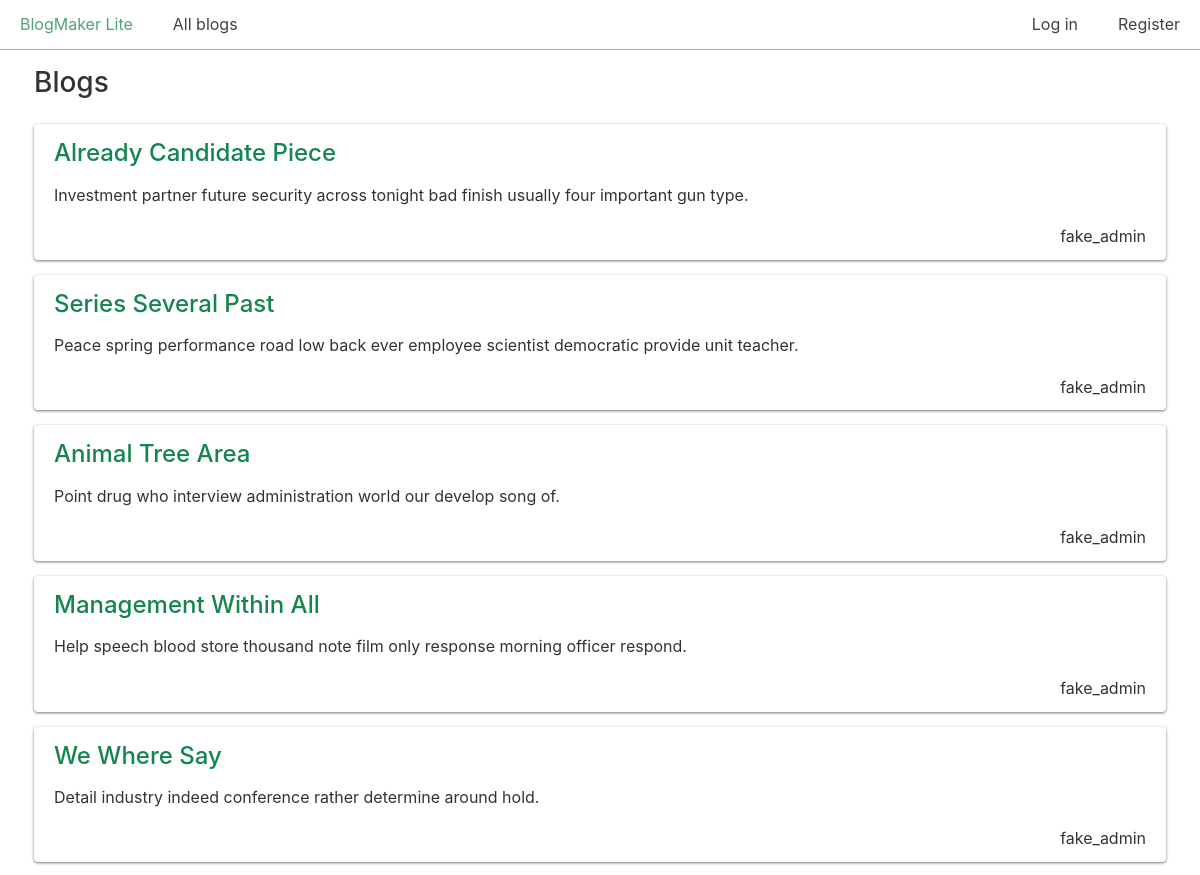
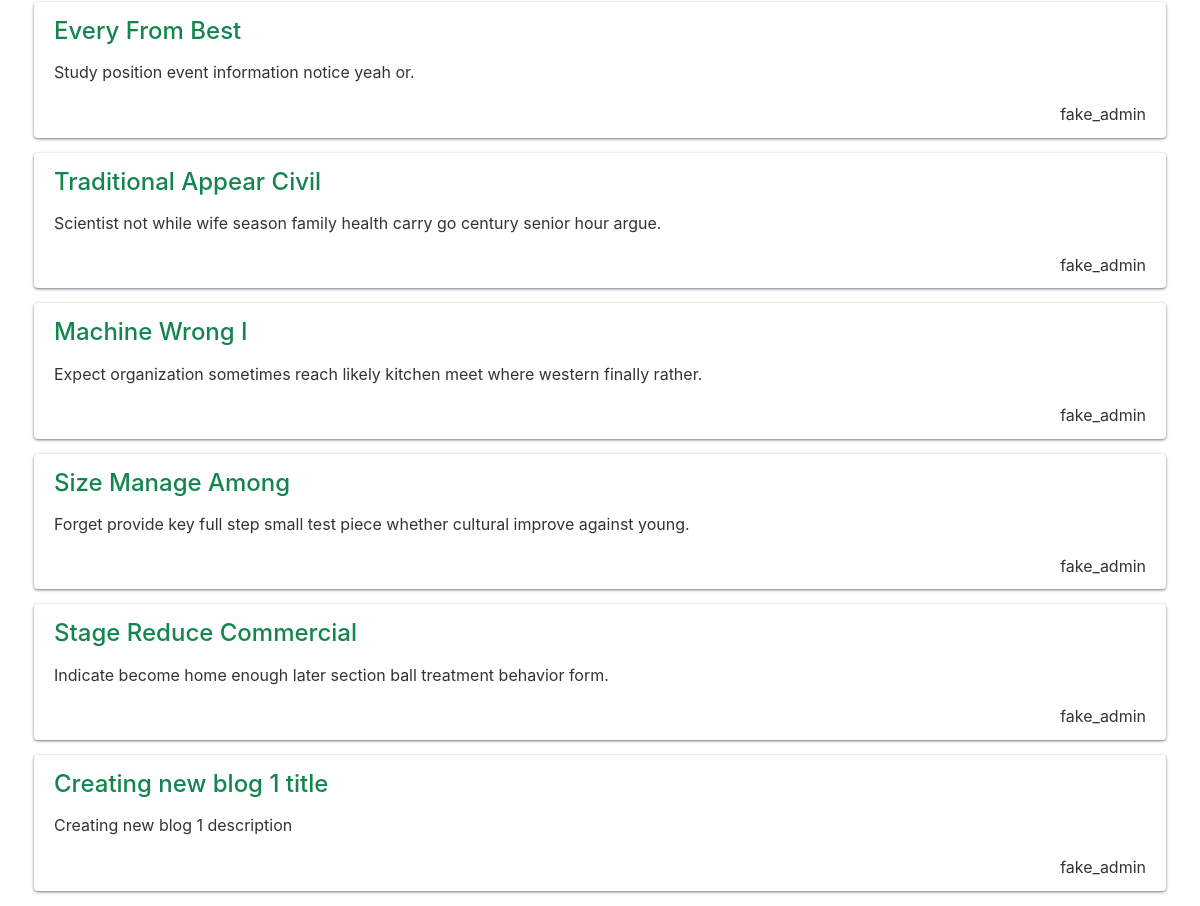
The app's page /blogs/ with its own data (2 pictures, top to bottom).
### blogs/models.py (models this page shows, shortened)
class Blog(models.Model):
    title = models.CharField(max_length=200)
    description = models.TextField()
    date_added = models.DateTimeField(auto_now_add=True)
    owner = models.ForeignKey(User, on_delete=models.CASCADE) # many-to-one relationship

### blogs/views.py (the view)
# urls.py: path("blogs/", views.blogs, name="blogs"),
def blogs(request):
    all_blogs = Blog.objects.all()
    context = {"blogs": all_blogs}
    return render(request, "blogs/blogs.html", context)

### blogs/templates/blogs/blogs.html
{% extends "blogs/base.html" %}
{% block content %}
  <h2>Blogs</h2>
  {% for blog in blogs %}
    <div class="card">
      <header>
        <h3>
          <a href="{% url 'blogs:blog' blog.id %}">{{ blog.title }}</a>
        </h3>
      </header>
      <p>{{ blog.description }}</p>
      <p class="text-right">{{ blog.owner.username }}</p>
    </div>
  {% empty %}
    <h3>No blogs have been added yet.</h3>
  {% endfor %}
{% endblock content %}

### css/chota.css (style rules this page uses)
:root { --bg-color: #fff; --bg-secondary-color: #f3f3f6; --color-primary: #14854f; --color-lightGrey: #d2d6dd; --color-grey: #747681; --color-darkGrey: #3f4144; --color-error: #d43939; --color-success: #28bd14; --grid-maxWidth: 120rem; --grid-gutter: 2rem; --font-size: 1.6rem; --font-color: #333; --font-family-sans: -apple-system, "BlinkMacSystemFont", "Avenir", "Avenir Next", "Segoe UI", "Roboto", "Oxygen", "Ubuntu", "Cantarell", "Fira Sans", "Droid Sans", "Helvetica Neue", sans-serif; --font-family-mono: monaco, "Consolas", "Lucida Console", monospace; }
html { -webkit-box-sizing: border-box; box-sizing: border-box; font-size: 62.5%; line-height: 1.15; -webkit-text-size-adjust: 100%; -moz-text-size-adjust: 100%; -ms-text-size-adjust: 100%; text-size-adjust: 100%; }
*, *::before, *::after { -webkit-box-sizing: inherit; box-sizing: inherit; }
body { background-color: var(--bg-color); line-height: 1.6; font-size: var(--font-size); color: var(--font-color); font-family: "Segoe UI", "Helvetica Neue", sans-serif; font-family: var(--font-family-sans); margin: 0; padding: 0; }
h1, h2, h3, h4, h5, h6 { font-weight: 500; margin: 0.35em 0 0.7em; }
h2 { font-size: 1.75em; }
h3 { font-size: 1.5em; }
a { color: var(--color-primary); text-decoration: none; }
p { margin-top: 0; }
::placeholder { color: #bdbfc4; }
.card { padding: 1rem 2rem; border-radius: 4px; background: var(--bg-color); -webkit-box-shadow: 0 1px 3px var(--color-grey); box-shadow: 0 1px 3px var(--color-grey); }
.card p:last-child { margin: 0; }
.card header > * { margin-top: 0; margin-bottom: 1rem; }
.text-right { text-align: right; }

### css/custom.css (style rules this page uses)
.card { margin-bottom: 15px; }

### records on screen
Blog: title "Already Candidate Piece", description "Investment partner future security across tonight bad finish usually four important gun type.", owner.username "fake_admin"
Blog: title "Series Several Past", description "Peace spring performance road low back ever employee scientist democratic provide unit teacher.", owner.username "fake_admin"
Blog: title "Animal Tree Area", description "Point drug who interview administration world our develop song of.", owner.username "fake_admin"
Blog: title "Management Within All", description "Help speech blood store thousand note film only response morning officer respond.", owner.username "fake_admin"
Blog: title "We Where Say", description "Detail industry indeed conference rather determine around hold.", owner.username "fake_admin"
Blog: title "Every From Best", description "Study position event information notice yeah or.", owner.username "fake_admin"
Blog: title "Traditional Appear Civil", description "Scientist not while wife season family health carry go century senior hour argue.", owner.username "fake_admin"
Blog: title "Machine Wrong I", description "Expect organization sometimes reach likely kitchen meet where western finally rather.", owner.username "fake_admin"
Blog: title "Size Manage Among", description "Forget provide key full step small test piece whether cultural improve against young.", owner.username "fake_admin"
Blog: title "Stage Reduce Commercial", description "Indicate become home enough later section ball treatment behavior form.", owner.username "fake_admin"
Blog: title "Creating new blog 1 title", description "Creating new blog 1 description", owner.username "fake_admin"
